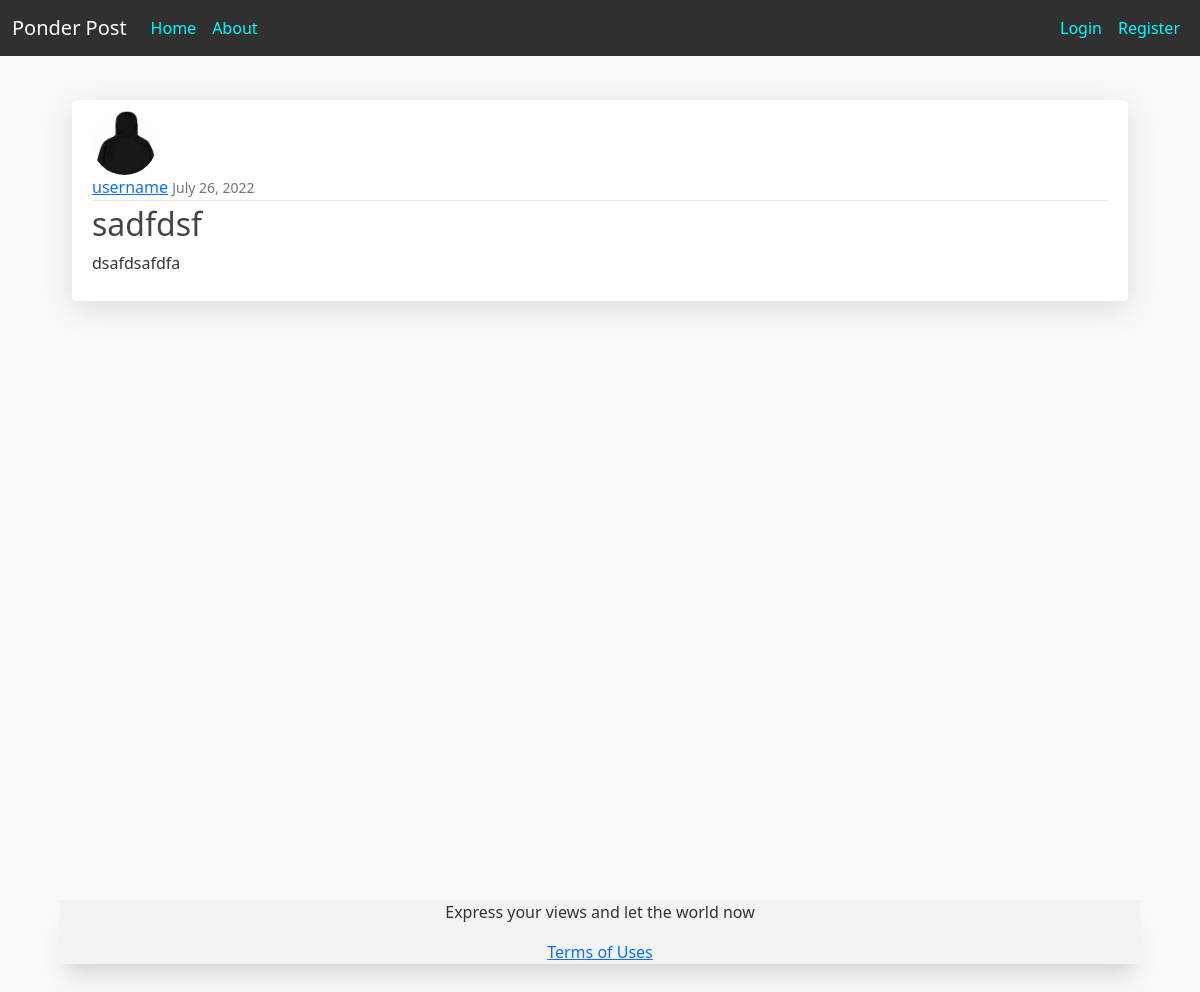
The page /post/30/ on the database its author committed.
### blog/models.py (models this page shows, shortened)
class Post(models.Model):
    title = models.CharField(max_length=100)
    content = models.TextField()
    date_posted = models.DateTimeField(default=timezone.now)
    author = models.ForeignKey(User, on_delete=models.CASCADE)

### users/models.py (models this page shows, shortened)
class Profile(models.Model):
    user = models.OneToOneField(User, on_delete=models.CASCADE)
    image = models.ImageField(default='default.jpg', upload_to='profile_pics')

### blog/views.py (the view)
# urls.py: path('post/<int:pk>/', PostDetailView.as_view(),
class PostDetailView(DetailView):
    model = Post

### templates/blog/post_detail.html (shortened to what this page needs)
{% extends "blog/base.html" %}
{% block content %}
    <article class="media content-section">
        <img class="rounded-circle article-img" src="{{ object.author.profile.image.url }}" alt="No PP">
          <div class="media-body">
            <div class="article-metadata">
              <a class="mr-2" href="{% url 'user-posts' object.author.username %}">{{ object.author }}</a>
                <small class="text-muted">{{ object.date_posted|date:"F d, Y" }}</small>
            </div>
            <h2 class="article-title"> {{ post.title }}</h2>
            <p class="article-content">{{ object.content }}</p>
          </div>
    </article>
{% endblock content %}

### blog/static/blog/main.css (style rules this page uses)
body { background: #fafafa; color: #333333; margin: 100px 5%; }
h1, h2, h3, h4, h5, h6 { color: #444444; }
.content-section { background: #ffffff; padding: 10px 20px; box-shadow: rgba(100, 100, 111, 0.2) 0 7px 29px 0; border-radius: 5px; margin-bottom: 20px; }
.article-title { color: #444444; text-decoration: none; transition: 0.3s; }
.article-content { white-space: pre-line; }
.article-img { height: 65px; width: 65px; margin-right: 16px; }
.article-metadata { padding-bottom: 1px; margin-bottom: 4px; border-bottom: 1px solid #e3e3e3 }

### rows shown on the page
Post: author.profile.image (placeholder picture), author "username", date_posted "July 26, 2022", title "sadfdsf", content "dsafdsafdfa"
